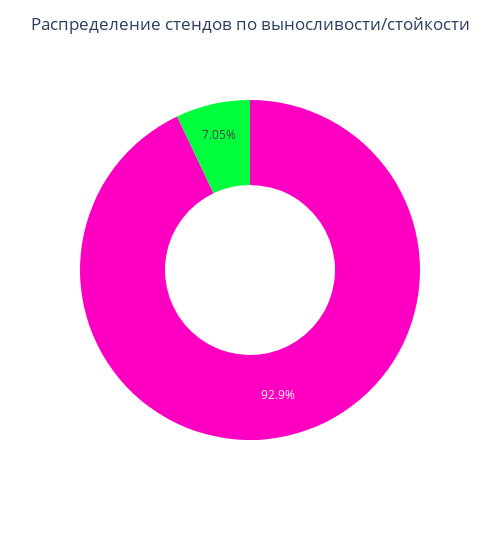

The cell this chart's notebook holds for it:
### Markdown cell above
Так же, как и с прошлыми характеристиками сделаем так, что выносливость, значение которой >= 3 -- выносливые, стойкие стенды, меньше -- стенд доволььно уязвимый

### Code cell
def assign_stamina_stands(row):
    if row['Выносливость'] == 'infinite' or row['Выносливость'] >= 3:
        row['stamina'] = 'Выносливый, стойкий стенд'
    else:
        row['stamina'] = 'Стенд довольно уязвимый'
    return row['stamina']

begin_dataset['stamina'] = begin_dataset.apply(assign_stamina_stands, axis = 1)

pivot_table_stamina = begin_dataset.value_counts('stamina').reset_index().rename(columns={'count': 'Количество'})

display(pivot_table_stamina)

stamina_pie_diagram = px.pie(pivot_table_stamina, values='Количество', names = 'stamina', hole = 0.5, width = 500, color_discrete_sequence=['#ff00c3', '#00ff3c'])
stamina_pie_diagram.update_layout(title = {'text': 'Распределение стендов по выносливости/стойкости', 'x': 0.5}, showlegend = False)
stamina_pie_diagram.show()

### Figure 1 — Plotly figure (JSON) as saved in the notebook; plotly's stock layout.template omitted (floating-point values rounded to 4 significant figures)
{"data": [{"domain": {"x": [0, 1], "y": [0, 1]}, "hole": 0.5, "hovertemplate": "stamina=%{label}<br>Количество=%{value}<extra></extra>", "labels": ["Выносливый, стойкий стенд", "Стенд довольно уязвимый"], "legendgroup": "", "name": "", "showlegend": true, "type": "pie", "values": [145, 11]}], "layout": {"legend": {"tracegroupgap": 0}, "margin": {"t": 60}, "piecolorway": ["#ff00c3", "#00ff3c"], "showlegend": false, "title": {"text": "Распределение стендов по выносливости/стойкости", "x": 0.5}, "width": 500}}
